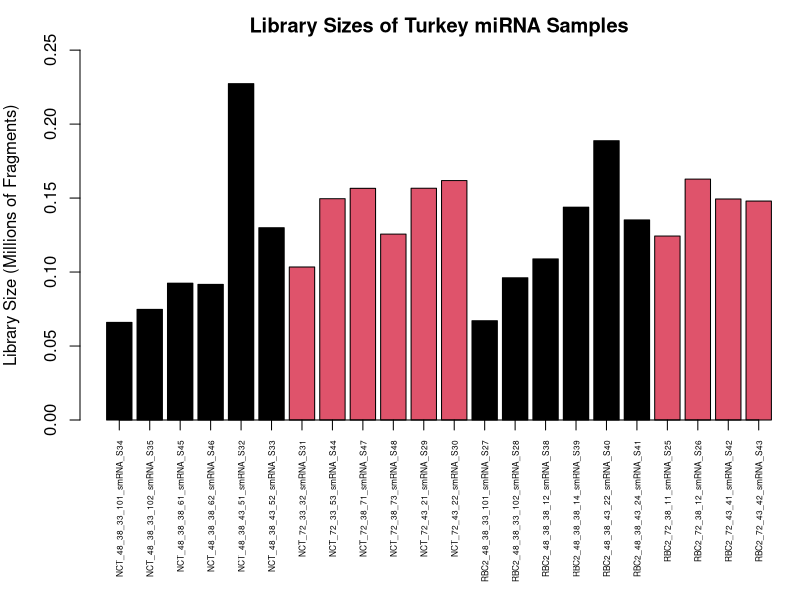
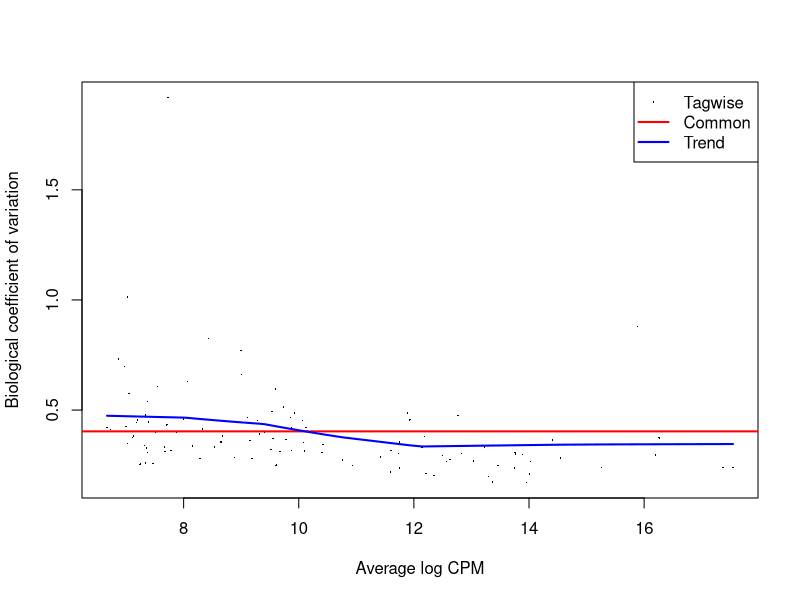
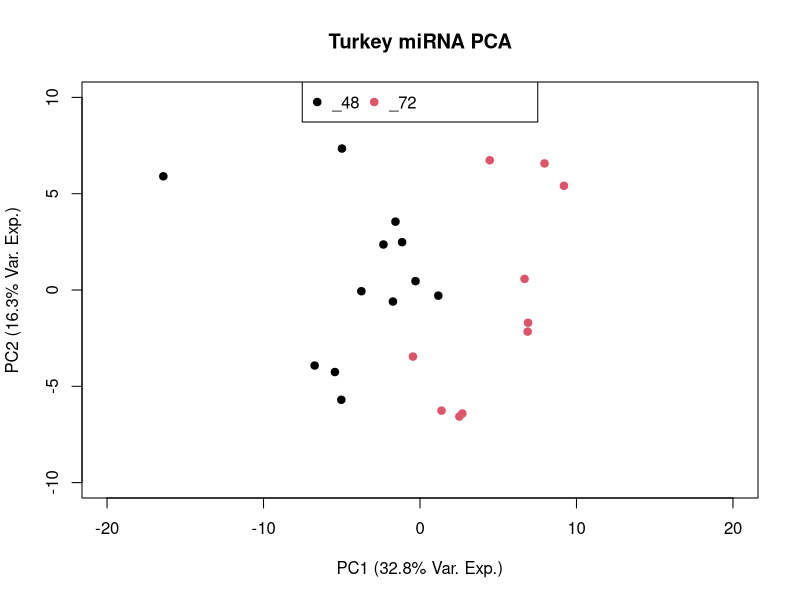

Generate these figures, in order, with R:
# Perform a differential gene expression analysis of miRNAs with edgeR.

setwd("~/Dropbox/GitHub/RIS/ReedKM_Turkey_miRNA")

library("edgeR")
library("pheatmap")

# Read in the counts matrix
counts <- read.table("Results/miRNA_Expression/miRNA_Expression.txt", header=TRUE, sep="\t")
# Read in the experimental metadata
exp_meta <- read.csv("Resources/Experiment_Metadata.csv", header=TRUE)

# Save the miR names
mir_names <- as.character(counts$Geneid)

# Remove the two samples that are not meant for miRNA analysis
excl_samp <- c("NCT_48_38_38_R_smRNA_S37", "NCT_72_38_R_smRNA_S36")
counts <- counts[,!colnames(counts) %in% excl_samp]
# Remove the first six columns from the subread.txt file
counts <- counts[,-c(1:6)]
# Remove the two samples from the metadata csv too
exp_meta <- exp_meta[!exp_meta$Sample %in% excl_samp,]

# Build the group out of the treatment and time variables for now
exp_meta$Group <- as.factor(paste(exp_meta$Treatment, exp_meta$Time, sep="_"))

# Set up the DEGList object
dge_dat <- DGEList(
    counts=counts,
    genes=mir_names,
    group=exp_meta$Group)

dim(dge_dat)

# Calculate the normalization factors
dge_dat <- calcNormFactors(dge_dat)

# Let's make our first diagnostic plot - the total library size in fragments.
lib_sizes_M <- as.numeric(dge_dat$samples$lib.size) / 1000000
pdf(file="Results/miRNA_Expression/miRNA_Frag_Counts.STAR.pdf", height=6, width=6)
par(mar=c(9, 4, 2.5, 0.1))
at <- barplot(
    lib_sizes_M,
    ylim=c(0, max(lib_sizes_M)*1.1),
    col=as.numeric(dge_dat$samples$group),
    xlab="",
    ylab="Library Size (Millions of Fragments)",
    main="Library Sizes of Turkey miRNA Samples",
    axes=FALSE)
axis(side=2)
axis(side=1, at=at, labels=as.character(rownames(dge_dat$samples)), las=2, cex.axis=0.5)
dev.off()


# Do the counts-based filtering. We are being VERY permissive here.
min_cts <- 5
smallest_grp <- min(table(exp_meta$Group))
min_cpm <- log2((1 + min_cts) / min(dge_dat$samples$lib.size) * 1e6)
# Then if a gene has at least N samples with CPM greater than or equal to this
# CPM value, we keep it. N is the size of the smallest group.
cpms <- cpm(dge_dat, log=TRUE, prior.count=1)
keep <- apply(cpms, 1, function(x) {
    cvals <- as.numeric(x)
    pass_flt <- sum(cvals >= min_cpm)
    if(pass_flt >= smallest_grp) {
        return(TRUE)
    } else {
        return(FALSE)
    }
})
# Drop the genes that failed the filtering, and recalculate the library sizes
dge_dat <- dge_dat[keep, ,keep.lib.sizes=FALSE]
dim(dge_dat)
print(min_cpm)

# Make a model matrix based on the group assignments and estimate the
# dispersions
modmat <- model.matrix(~0 + Group, data=exp_meta)
dge_dat <- estimateDisp(dge_dat, design=modmat)

# Plot the biological coefficient of variation (BCV)
pdf(file="Results/miRNA_Expression/miRNA_BCV.STAR.pdf", height=6, width=6)
plotBCV(dge_dat)
dev.off()

# Plot a PCA of the samples based on the normalized CPMs for each miRNA
pdf(file="Results/miRNA_Expression/miRNA_PCA.STAR.pdf", height=6, width=6)
norm_cpm <- cpm(dge_dat, log=TRUE, prior.count=1, normalized=TRUE)
pc_dat <- prcomp(t(norm_cpm), scale=TRUE)
summary(pc_dat)
pc_1 <- pc_dat$x[,"PC1"]
pc_2 <- pc_dat$x[, "PC2"]
plot(
    pc_2 ~ pc_1,
    xlim=c(-20, 20),
    ylim=c(-10, 10),
    xlab="PC1 (32.8% Var. Exp.)",
    ylab="PC2 (16.3% Var. Exp.)",
    main="Turkey miRNA PCA",
    pch=19,
    col=as.numeric(dge_dat$samples$group))
grps <- as.character(unique(dge_dat$samples$group))
legend("top", grps, pch=19, col=seq_along(grps), ncol=4)
dev.off()
